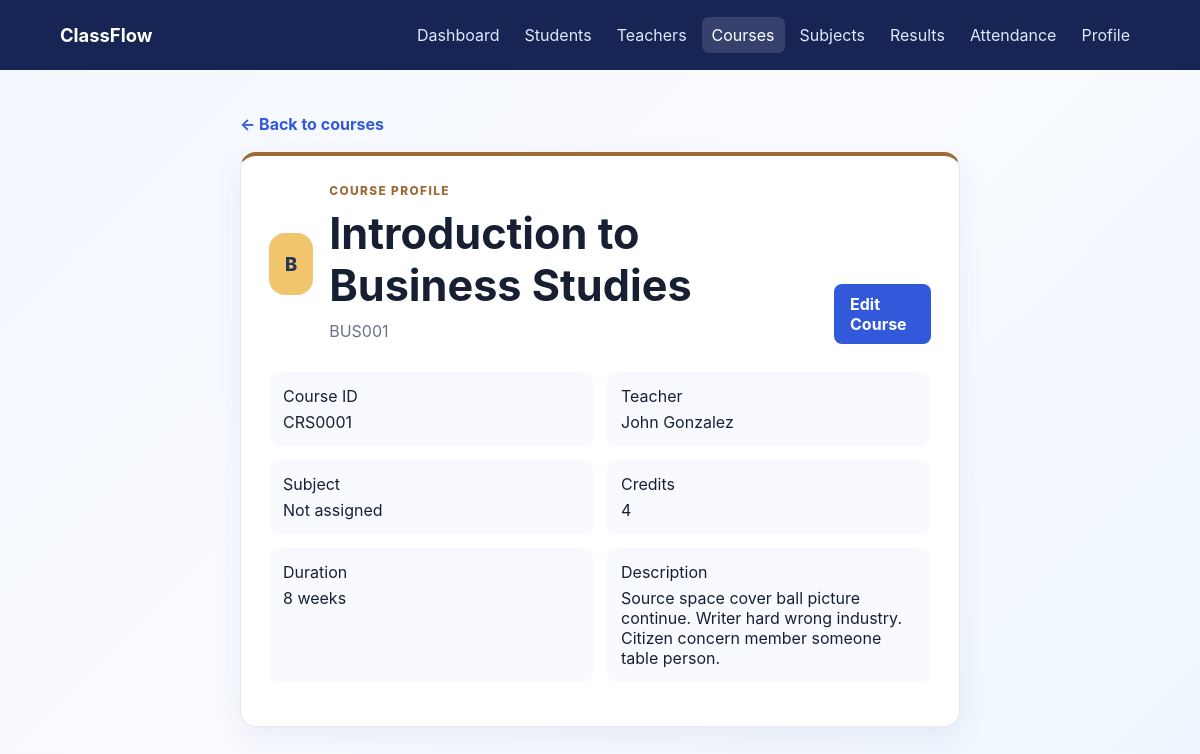
The page /courses/1/ on the database its author committed.
### courses/models.py (models this page shows, shortened)
class Course(models.Model):
    course_id = models.CharField(
        max_length=20,
        unique=True
    )
    course_code = models.CharField(
        max_length=20,
        unique=True
    )
    course_name = models.CharField(
        max_length=100
    )
    description = models.TextField(
        blank=True,
        null=True
    )
    teacher = models.ForeignKey(
        Teacher,
        on_delete=models.SET_NULL,
        null=True,
        blank=True
    )
    subject = models.ForeignKey(
        Subject,
        on_delete=models.SET_NULL,
        null=True,
        blank=True,
        related_name='courses',
    )
    credits = models.PositiveIntegerField(
        default=3
    )
    duration = models.CharField(
        max_length=50
    )
    created_date = models.DateField(
        auto_now_add=True
    )

### teachers/models.py (models this page shows)
class Teacher(models.Model):
    teacher_id = models.CharField(
        max_length=20,
        unique=True
    )
    first_name = models.CharField(
        max_length=50
    )
    last_name = models.CharField(
        max_length=50
    )
    email = models.EmailField(
        unique=True
    )
    phone = models.CharField(
        max_length=15
    )
    subject = models.CharField(
        max_length=100
    )
    address = models.CharField(
        max_length=200
    )
    joined_date = models.DateField()
    def __str__(self):
        return f"{self.first_name} {self.last_name}"

### courses/views.py (the view)
# urls.py: path('<int:pk>/', CourseDetailView.as_view(), name='course_detail'),
class CourseDetailView(DetailView):
    model = Course
    template_name = 'course_detail.html'
    context_object_name = 'course'

### courses/templates/course_detail.html (shortened to what this page needs)
{% extends "base.html" %}{% load static %}{% block extra_head %}<link
  rel="stylesheet"
  href="{% static 'courses/css/courses.css' %}"
/>{% endblock %}{% block content %}
<main class="container narrow course-subpage">
  <a class="back" href="{% url 'course_list' %}">← Back to courses</a>
  <section class="card course-card">
    <div class="page-header">
      <div class="course-heading">
        <span class="course-mark">{{ course.course_code|first|upper }}</span>
        <div>
          <p class="eyebrow">Course profile</p>
          <h1>{{ course.course_name }}</h1>
          <p class="subtitle">{{ course.course_code }}</p>
        </div>
      </div>
      <a class="button" href="{% url 'course_edit' course.pk %}">Edit Course</a>
    </div>
    <dl class="details">
      <div>
        <dt>Course ID</dt>
        <dd>{{ course.course_id }}</dd>
      </div>
      <div>
        <dt>Teacher</dt>
        <dd>{{ course.teacher|default:"Not assigned" }}</dd>
      </div>
      <div>
        <dt>Subject</dt>
        <dd>{{ course.subject|default:"Not assigned" }}</dd>
      </div>
      <div>
        <dt>Credits</dt>
        <dd>{{ course.credits }}</dd>
      </div>
      <div>
        <dt>Duration</dt>
        <dd>{{ course.duration }}</dd>
      </div>
      <div>
        <dt>Description</dt>
        <dd>{{ course.description|default:"No description provided." }}</dd>
      </div>
    </dl>
  </section>
</main>
{% endblock %}

### courses/static/courses/css/courses.css (style rules this page uses)
.course-subpage { margin-top: 44px; }
.eyebrow { margin: 0 0 9px; color: #9c6b36; font-size: .74rem; font-weight: 800; letter-spacing: .12em; text-transform: uppercase; }
.course-card { border-top: 4px solid #9c6b36; }
.course-heading { display: flex; align-items: center; gap: 16px; }
.course-mark { display: inline-flex; align-items: center; justify-content: center; width: 62px; height: 62px; border-radius: 16px; color: #253653; background: #f2c46d; font-size: 1.15rem; font-weight: 800; }

### dashboard/templates/base.html (style rules this page uses)
:root { --ink: #172033; --muted: #68738a; --primary: #3159d9; --dark: #172554; --surface: #fff; --line: #e5e9f2; --danger: #c9344c; }
* { box-sizing: border-box; }
body { min-height: 100vh; margin: 0; color: var(--ink); font-family: Inter, "Segoe UI", Arial, sans-serif; background: linear-gradient(135deg, #f4f7ff, #f9fbff 50%, #eef6ff); }
.container { width: min(1120px, 90%); margin: 44px auto; }
.narrow { width: min(720px, 90%); }
h1 { margin: 0 0 8px; font-size: clamp(2rem, 4vw, 2.7rem); }
.subtitle, .lead { margin: 0; color: var(--muted); line-height: 1.55; }
.page-header { display: flex; align-items: end; justify-content: space-between; gap: 18px; margin-bottom: 28px; }
.card, .panel, .content-card { padding: 28px; background: var(--surface); border: 1px solid var(--line); border-radius: 16px; box-shadow: 0 12px 30px #283b6e12; }
.button, button { display: inline-flex; align-items: center; justify-content: center; min-height: 42px; padding: 10px 16px; border: 0; border-radius: 8px; color: #fff; background: var(--primary); cursor: pointer; font: inherit; font-weight: 700; text-decoration: none; }
.back, .back-link { display: inline-block; margin-bottom: 18px; color: var(--primary); font-weight: 650; text-decoration: none; }
.details { display: grid; grid-template-columns: repeat(2, minmax(0, 1fr)); gap: 14px; }
.details div { padding: 14px; border-radius: 9px; background: #f8faff; }
.details dd { margin: 6px 0 0; }

### rows shown on the page
Course: course_code|first "B", course_name "Introduction to Business Studies", course_code "BUS001", course_id "CRS0001", teacher "John Gonzalez", subject "Not assigned", credits "4", duration "8 weeks", description "Source space cover ball picture continue. Writer hard wrong industry. Citizen concern member someone table person."
